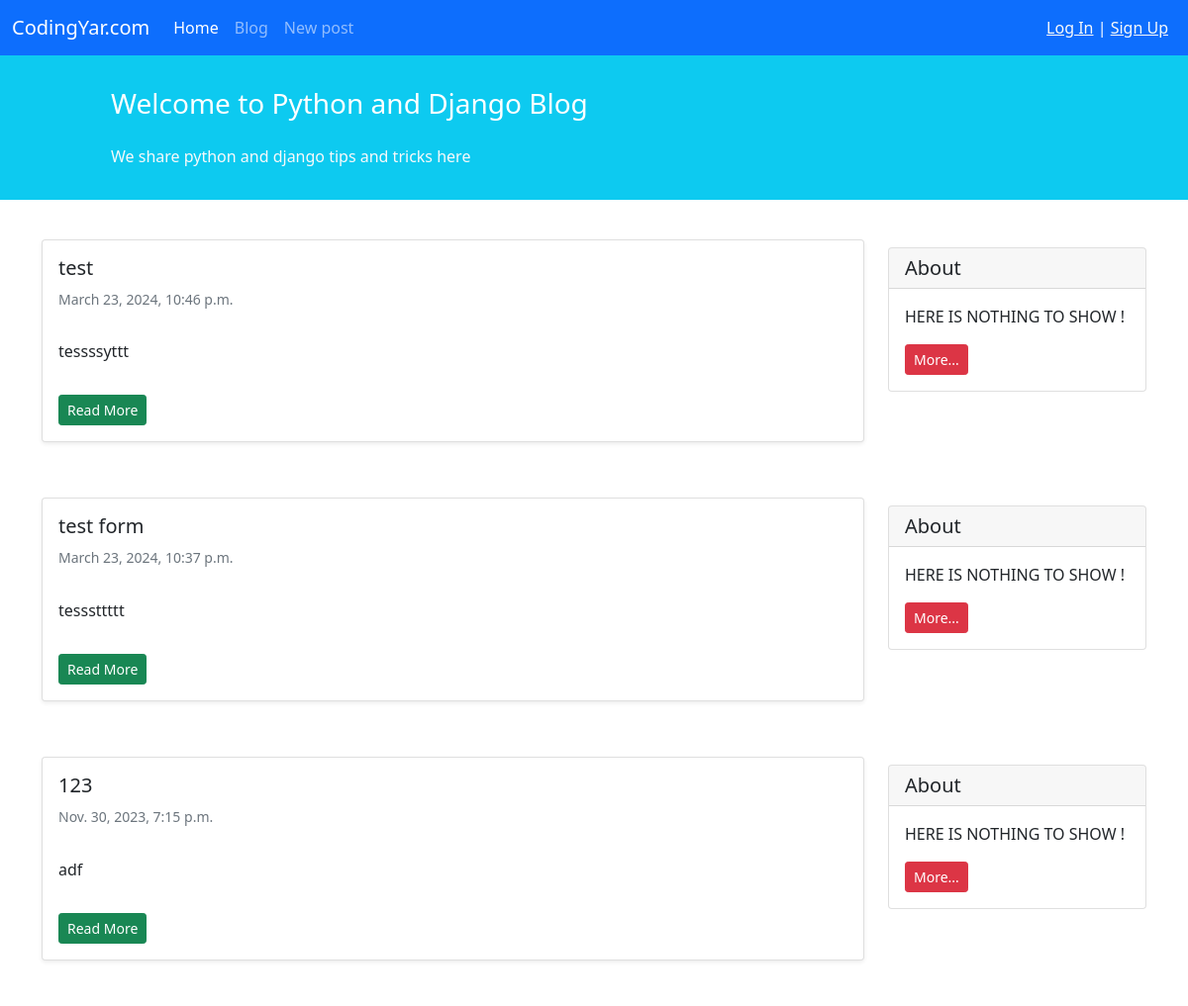
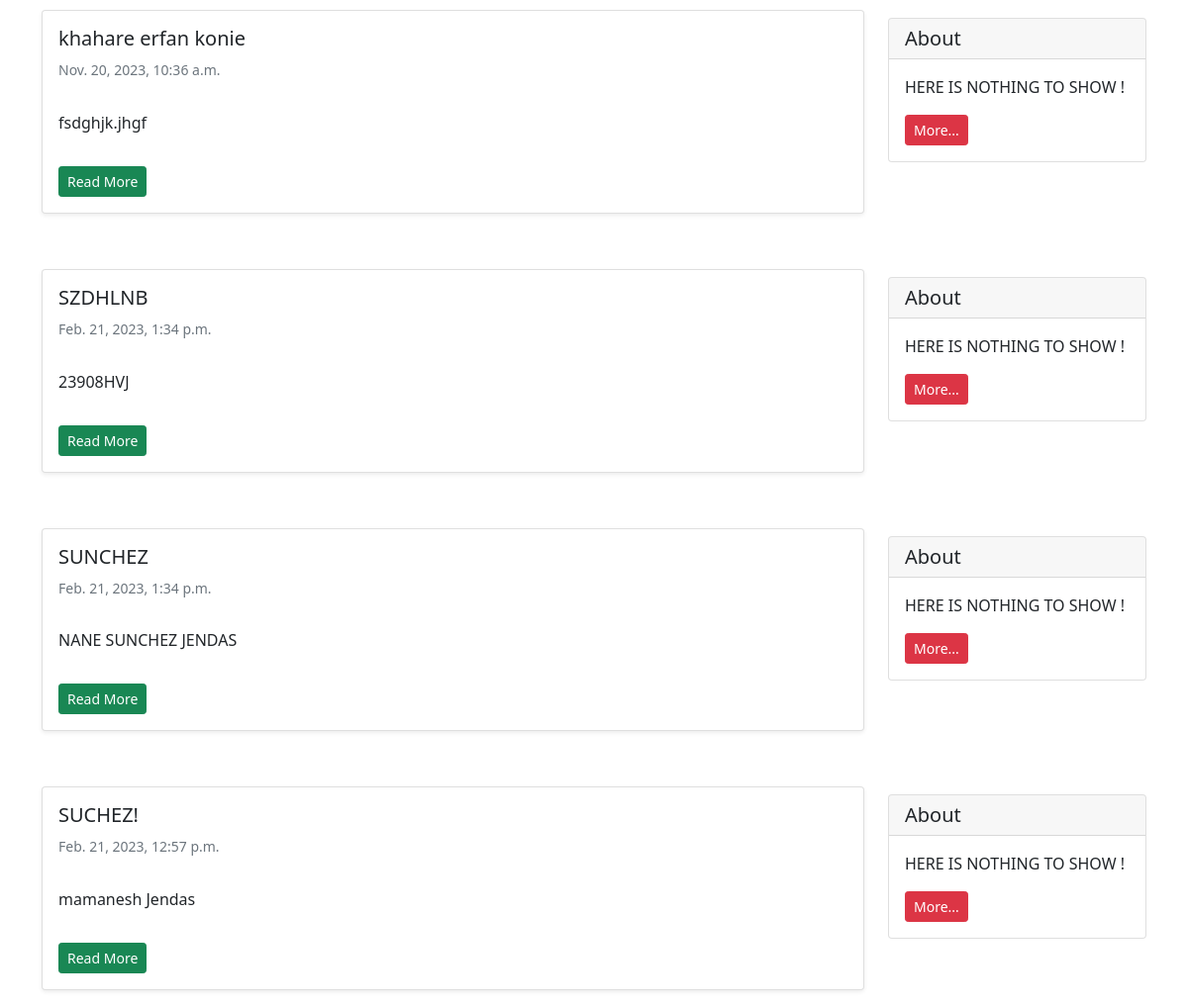
/blog/, run on an earlier commit of the app's database (2 pictures, top to bottom).
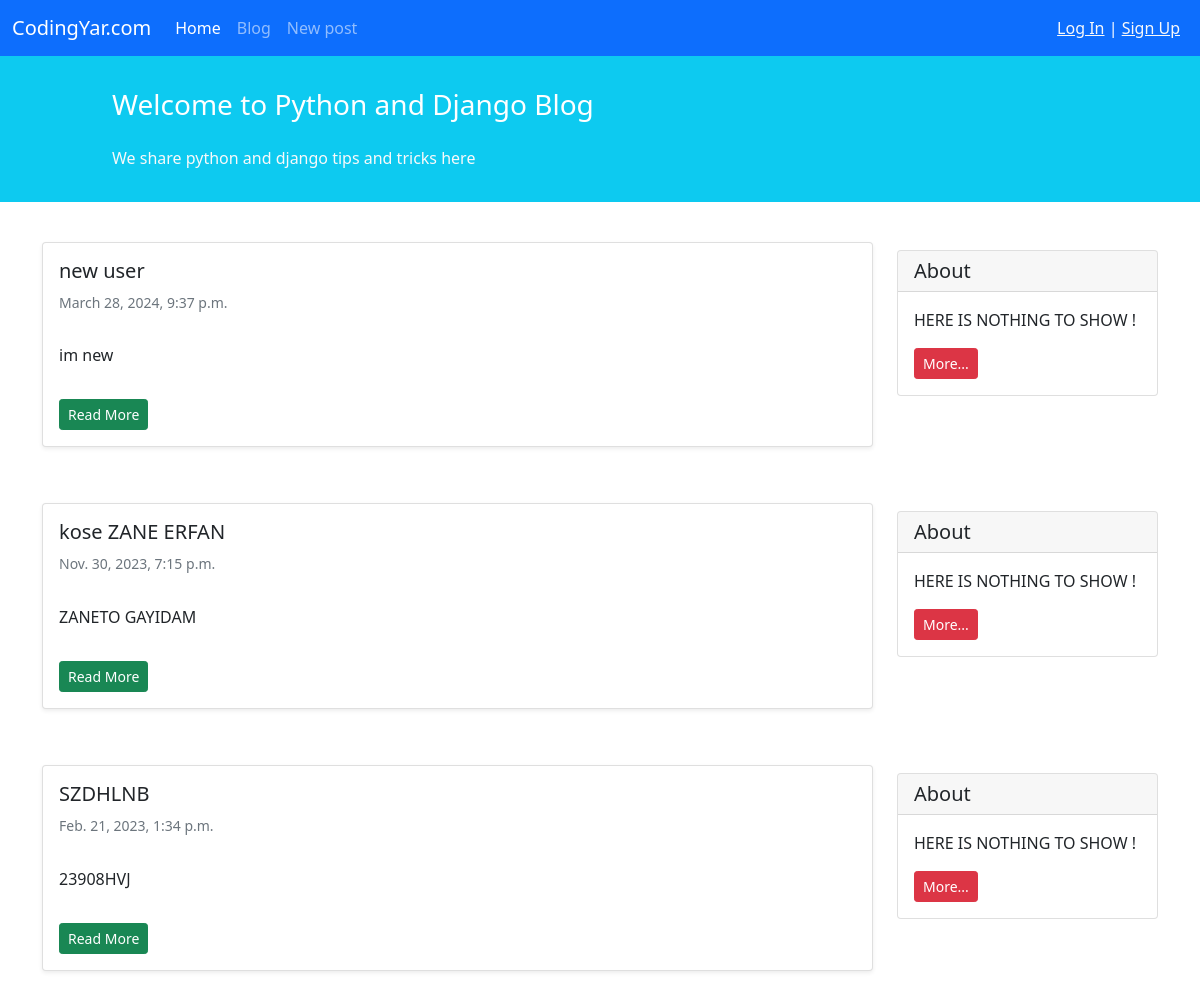
And on a later commit of the database.
### blog/models.py (models this page shows, shortened)
class Post(models.Model):
    STATUS_CHOICES = (
        ('pub', 'Published'),
        ('drf', 'Draft'),
    )
    author = models.ForeignKey('auth.User' , on_delete=models.CASCADE)
    title = models.CharField(max_length = 100)
    text = models.TextField()
    datetime_created = models.DateTimeField(auto_now_add=True)
    datetime_modified = models.DateTimeField(auto_now=True)
    status = models.CharField(choices=STATUS_CHOICES, max_length=3)

### blog/views.py (the view)
# urls.py: path('' ,views.PostListView.as_view() , name = 'posts_list') ,
class PostListView(generic.ListView):
    template_name = 'blog/posts_list.html'
    context_object_name = 'posts_list'
    def get_queryset(self):
        return Post.objects.filter(status='pub').order_by('-datetime_modified')

### blog/templates/blog/posts_list.html (shortened to what this page needs)
{% extends '_base.html' %}
{% block content %}
{% for post in posts_list %}
    <div class="container mt-4">
    <div class="row">
        <div class="col-9">
            <div class="card shadow-sm my-3">
                <div class="card-body">
                    <h5 class="card-title">{{post.title}}</h5>
                    <h6 class="card-subtitle mb-2 text-muted small py-2">{{ post.datetime_created }}</h6>
                    <p class="card-text py-3">
                        {{ post.text }}
                    </p>
                    <a href= "{% url 'posts_detail' post.id %}" class="btn btn-sm btn-success">Read More</a>
                </div>
            </div>
        </div>
        <div class="col-3">
                <div class="card my-4">
                    <h5 class="card-header">About</h5>
                    <div class="card-body">
                        <p class="card-text">HERE IS NOTHING TO SHOW ! </p>
                        <a href="#"
                           class="btn btn-sm btn-danger">
                            More...
                        </a>
                    </div>
                </div>
        </div>
    </div>
</div>
{% endfor %}
{% endblock %}

### templates/_base.html (shortened to what this page needs)
<!doctype html>
<html lang="en">
<head>
    <link href="https://cdn.jsdelivr.net/npm/bootstrap@5.1.3/dist/css/bootstrap.min.css" rel="stylesheet"
>
</head>
<body>
    <nav class="navbar navbar-expand-lg navbar-dark bg-primary">
        <div class="container-fluid">
            <a class="navbar-brand" href="#">CodingYar.com</a>
            <div class="collapse navbar-collapse" id="navbarNavAltMarkup">
                <div class="navbar-nav">
                    <a class="nav-link active" aria-current="page" href="{% url 'posts_list' %}">Home</a>
                    <a class="nav-link" href="{% url 'posts_list' %}">Blog</a>
                    <a class="nav-link" href="{% url 'post_create' %}">New post</a>
                </div>
            </div>
            <div class="mx-2 text-white">
                {% if user.is_authenticated %}
                    welcome {{ user.username }} | <a class="text-light" href="{% url 'logout' %}">Log Out</a>
                    {% else %}
                    <a class="text-light" href="{% url 'login' %}">Log In</a> |  <a class="text-light" href="{% url 'signup' %}">Sign Up</a>
                {% endif %}
            </div>
        </div>
    </nav>
<div class="container-fluid bg-info">
    <div class="row py-3">
        <div class="col-md-8 col-md-10 mx-auto">
            <h3 class="my-4 mt-3 text-white">Welcome to Python and Django Blog</h3>
            <p class="text-light">We share python and django tips and tricks here</p>
        </div>
    </div>
</div>
{% block content %}
{% endblock %}
</body>
</html>

What changed in the data, as far as the page shows it:
removed Post: title "test", datetime_created "March 23, 2024, 10:46 p.m.", text "tessssyttt"
removed Post: title "test form", datetime_created "March 23, 2024, 10:37 p.m.", text "tesssttttt"
removed Post: title "khahare erfan konie", datetime_created "Nov. 20, 2023, 10:36 a.m.", text "fsdghjk.jhgf"
removed Post: title "SUNCHEZ", datetime_created "Feb. 21, 2023, 1:34 p.m.", text "NANE SUNCHEZ JENDAS"
removed Post: title "SUCHEZ!", datetime_created "Feb. 21, 2023, 12:57 p.m.", text "mamanesh Jendas"
added Post: title "new user", datetime_created "March 28, 2024, 9:37 p.m.", text "im new"
changed Post: title "123" → "kose ZANE ERFAN"; text "adf" → "ZANETO GAYIDAM"
